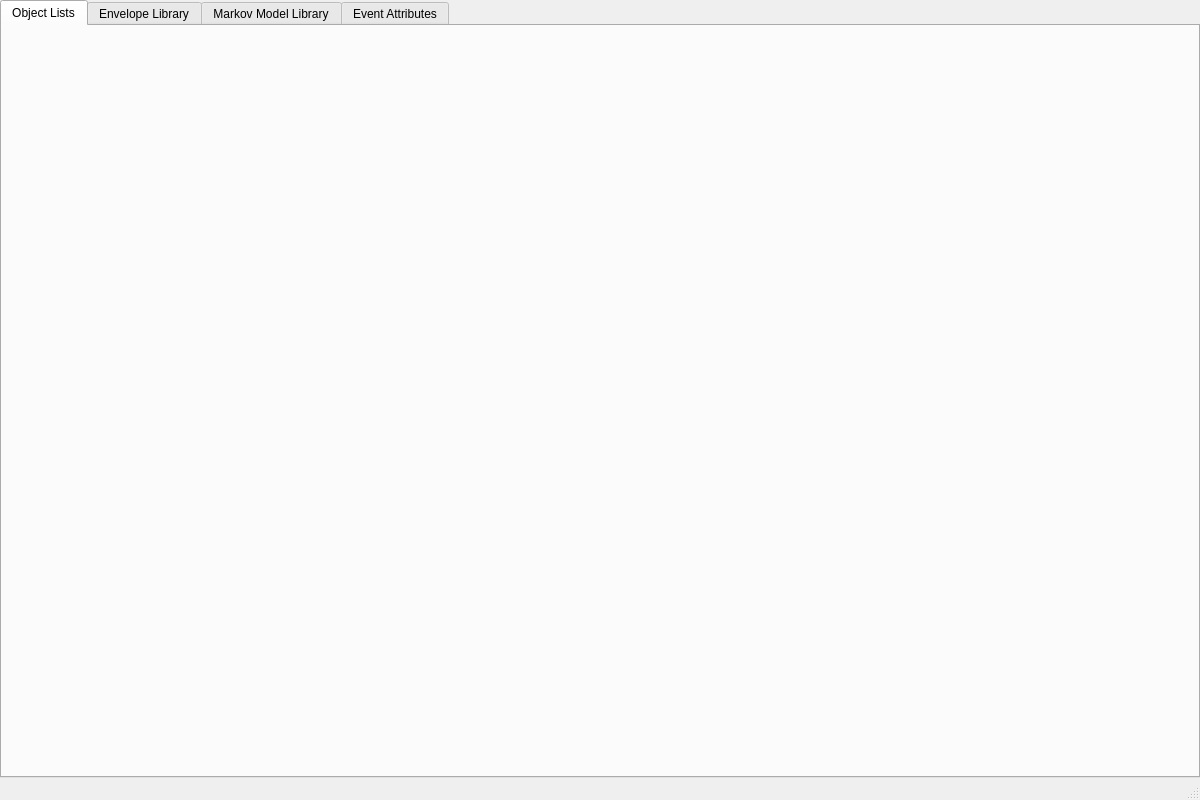
<?xml version="1.0" encoding="UTF-8"?>
<ui version="4.0">
 <class>MainWindow</class>
 <widget class="QMainWindow" name="MainWindow">
  <property name="geometry">
   <rect>
    <x>0</x>
    <y>0</y>
    <width>1200</width>
    <height>800</height>
   </rect>
  </property>
  <property name="windowTitle">
   <string>LASSIE</string>
  </property>
  <widget class="QWidget" name="centralwidget">
   <layout class="QVBoxLayout" name="verticalLayout">
    <property name="spacing">
     <number>0</number>
    </property>
    <property name="leftMargin">
     <number>0</number>
    </property>
    <property name="topMargin">
     <number>0</number>
    </property>
    <property name="rightMargin">
     <number>0</number>
    </property>
    <property name="bottomMargin">
     <number>0</number>
    </property>
    <item>
     <widget class="QTabWidget" name="tabWidget">
      <property name="currentIndex">
       <number>0</number>
      </property>
      <widget class="QWidget" name="projectTab">
       <attribute name="title">
        <string>Object Lists</string>
       </attribute>
      </widget>
      <widget class="QWidget" name="envelopeTab">
       <attribute name="title">
        <string>Envelope Library</string>
       </attribute>
      </widget>
      <widget class="QWidget" name="markovTab">
       <attribute name="title">
        <string>Markov Model Library</string>
       </attribute>
      </widget>
      <widget class="QWidget" name="attributesTab">
       <attribute name="title">
        <string>Event Attributes</string>
       </attribute>
      </widget>
     </widget>
    </item>
   </layout>
  </widget>
  <widget class="QMenuBar" name="menubar">
   <property name="geometry">
    <rect>
     <x>0</x>
     <y>0</y>
     <width>1200</width>
     <height>24</height>
    </rect>
   </property>
  </widget>
  <widget class="QStatusBar" name="statusbar"/>
 </widget>
 <resources/>
 <connections/>
</ui>
